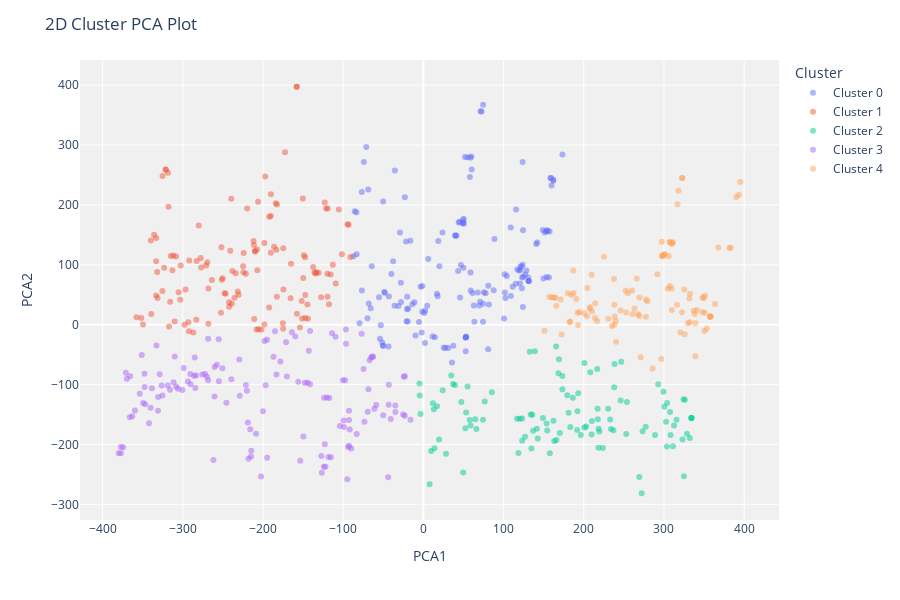

Notebook cell for this chart:
### Code cell
plot_model(kmeans)

### Figure 1 — Plotly figure (JSON) as saved in the notebook; plotly's stock layout.template omitted (floating-point values rounded to 4 significant figures; data arrays with more than 128 entries replaced by an {"elided": "..."} marker saying what was removed)
{"data": [{"customdata": {"elided": "157x1 float values"}, "hovertemplate": "Cluster=Cluster 0<br>PCA1=%{x}<br>PCA2=%{y}<br>Feature=%{customdata[0]}<extra></extra>", "legendgroup": "Cluster 0", "marker": {"color": "#636efa", "opacity": 0.5, "symbol": "circle"}, "mode": "markers", "name": "Cluster 0", "orientation": "v", "showlegend": true, "textposition": "top center", "type": "scatter", "x": {"elided": "157 float values"}, "xaxis": "x", "y": {"elided": "157 float values"}, "yaxis": "y"}, {"customdata": {"elided": "130x1 float values"}, "hovertemplate": "Cluster=Cluster 1<br>PCA1=%{x}<br>PCA2=%{y}<br>Feature=%{customdata[0]}<extra></extra>", "legendgroup": "Cluster 1", "marker": {"color": "#EF553B", "opacity": 0.5, "symbol": "circle"}, "mode": "markers", "name": "Cluster 1", "orientation": "v", "showlegend": true, "textposition": "top center", "type": "scatter", "x": {"elided": "130 float values"}, "xaxis": "x", "y": {"elided": "130 float values"}, "yaxis": "y"}, {"customdata": [[NaN], [532.0], [531.0], [432.0], [17.0], [424.0], [535.0], [422.0], [540.0], [319.0], [431.0], [534.0], [NaN], [336.0], [NaN], [362.0], [NaN], [NaN], [NaN], [368.0], [409.0], [34.0], [NaN], [NaN], [555.0], [348.0], [NaN], [346.0], [44.0], [21.0], [343.0], [342.0], [552.0], [340.0], [415.0], [550.0], [NaN], [NaN], [NaN], [333.0], [19.0], [NaN], [546.0], [58.0], [63.0], [306.0], [287.0], [565.0], [NaN], [255.0], [156.0], [248.0], [248.0], [497.0], [460.0], [242.0], [241.0], [163.0], [NaN], [396.0], [232.0], [16.0], [573.0], [184.0], [NaN], [NaN], [391.0], [386.0], [196.0], [215.0], [NaN], [199.0], [NaN], [478.0], [202.0], [208.0], [173.0], [NaN], [NaN], [454.0], [91.0], [NaN], [NaN], [14.0], [298.0], [NaN], [443.0], [109.0], [110.0], [518.0], [365.0], [286.0], [516.0], [117.0], [258.0], [120.0], [123.0], [142.0], [399.0], [NaN], [264.0], [NaN], [122.0], [135.0], [448.0], [129.0], [274.0], [128.0], [133.0], [366.0]], "hovertemplate": "Cluster=Cluster 2<br>PCA1=%{x}<br>PCA2=%{y}<br>Feature=%{customdata[0]}<extra></extra>", "legendgroup": "Cluster 2", "marker": {"color": "#00cc96", "opacity": 0.5, "symbol": "circle"}, "mode": "markers", "name": "Cluster 2", "orientation": "v", "showlegend": true, "textposition": "top center", "type": "scatter", "x": [36.99, 223.8, 7.805, 208.0, 132.6, 13.81, 17.0, 28.14, 19.54, 123.1, 123.1, 219.4, 141.6, 245.9, 179.4, 34.74, 181.1, 326.1, 58.87, 216.7, 300.5, 217.1, 142.6, 39.31, 218.4, 66.09, 246.7, 134.7, 253.0, 324.3, 162.1, 334.3, 200.8, 135.8, 183.1, 116.8, 173.3, 165.5, 315.6, 288.8, 232.9, 238.4, 168.3, 85.41, 186.4, 165.9, 126.8, 200.7, 136.8, 324.9, 299.4, 149.1, 253.8, 173.2, 169.1, 196.3, 49.62, 53.32, 120.1, 332.1, 334.2, 209.8, 13.0, 272.2, 47.3, 237.0, 76.44, 163.2, 269.2, 277.2, 218.3, 217.5, 311.2, 118.5, 323.2, 292.7, 9.705, 302.6, 312.5, 307.6, 334.2, 273.3, 64.55, 233.9, 11.86, 303.6, 193.0, 308.1, 170.1, 153.6, -4.925, 133.8, 237.9, 57.71, 303.9, 191.8, 55.09, 24.1, 154.5, 52.34, 74.35, 203.0, 328.6, 210.2, -4.622, -3.598, 230.4, 139.0, 157.7, 192.2], "xaxis": "x", "y": [-98.97, -206.1, -266.6, -79.44, -45.09, -206.3, -136.2, -215.3, -191.9, -156.6, -193.6, -178.2, -173.7, -126.7, -117.9, -84.78, -146.9, -125.4, -168.3, -74.02, -136.9, -140.3, -190.0, -100.8, -173.6, -174.4, -61.98, -206.8, -182.7, -124.6, -160.4, -155.9, -64.08, -150.4, -170.8, -157.0, -107.8, -36.52, -158.5, -184.3, -158.4, -65.6, -80.91, -112.8, -122.1, -192.6, -187.0, -171.7, -177.0, -253.0, -111.8, -155.8, -129.2, -85.72, -57.7, -184.4, -246.8, -146.6, -156.9, -189.3, -155.9, -183.5, -141.0, -281.5, -129.1, -176.2, -128.3, -194.4, -254.6, -170.6, -205.4, -158.0, -202.9, -214.2, -191.9, -99.53, -210.9, -161.9, -168.4, -145.8, -155.8, -177.9, -157.9, -174.0, -131.2, -203.3, -114.4, -184.3, -180.8, -165.0, -98.26, -150.1, -104.4, -159.2, -130.6, -176.0, -103.2, -109.7, -176.8, -172.8, -158.6, -170.1, -182.3, -160.9, -118.4, -149.1, -140.5, -44.39, -214.5, -144.5], "yaxis": "y"}, {"customdata": {"elided": "136x1 float values"}, "hovertemplate": "Cluster=Cluster 3<br>PCA1=%{x}<br>PCA2=%{y}<br>Feature=%{customdata[0]}<extra></extra>", "legendgroup": "Cluster 3", "marker": {"color": "#ab63fa", "opacity": 0.5, "symbol": "circle"}, "mode": "markers", "name": "Cluster 3", "orientation": "v", "showlegend": true, "textposition": "top center", "type": "scatter", "x": {"elided": "136 float values"}, "xaxis": "x", "y": {"elided": "136 float values"}, "yaxis": "y"}, {"customdata": [[48.0], [37.0], [NaN], [22.0], [115.0], [NaN], [514.0], [2.0], [NaN], [119.0], [125.0], [115.0], [3.0], [522.0], [55.0], [72.0], [NaN], [66.0], [562.0], [77.0], [31.0], [NaN], [544.0], [551.0], [18.0], [84.0], [15.0], [568.0], [88.0], [7.0], [90.0], [60.0], [57.0], [33.0], [NaN], [NaN], [200.0], [141.0], [453.0], [265.0], [273.0], [NaN], [577.0], [297.0], [NaN], [438.0], [302.0], [433.0], [308.0], [429.0], [428.0], [NaN], [319.0], [423.0], [NaN], [385.0], [394.0], [383.0], [398.0], [401.0], [363.0], [257.0], [NaN], [355.0], [NaN], [353.0], [413.0], [352.0], [341.0], [356.0], [254.0], [244.0], [NaN], [188.0], [484.0], [185.0], [NaN], [487.0], [177.0], [NaN], [169.0], [NaN], [159.0], [498.0], [500.0], [504.0], [NaN], [492.0], [127.0], [191.0], [201.0], [461.0], [233.0], [228.0], [225.0], [NaN], [219.0], [388.0], [NaN], [213.0], [212.0], [212.0], [211.0], [NaN], [479.0], [214.0], [NaN]], "hovertemplate": "Cluster=Cluster 4<br>PCA1=%{x}<br>PCA2=%{y}<br>Feature=%{customdata[0]}<extra></extra>", "legendgroup": "Cluster 4", "marker": {"color": "#FFA15A", "opacity": 0.5, "symbol": "circle"}, "mode": "markers", "name": "Cluster 4", "orientation": "v", "showlegend": true, "textposition": "top center", "type": "scatter", "x": [162.6, 350.9, 339.1, 322.5, 204.4, 318.1, 390.0, 332.4, 279.3, 263.3, 269.4, 252.8, 238.6, 332.2, 353.1, 383.2, 348.0, 349.7, 296.6, 381.4, 245.9, 157.2, 331.7, 298.2, 347.9, 307.5, 203.9, 357.9, 238.0, 357.6, 187.3, 316.9, 298.9, 172.3, 239.9, 304.7, 301.3, 320.2, 210.2, 277.6, 338.3, 151.0, 351.2, 171.1, 285.7, 214.0, 393.5, 341.0, 184.5, 325.3, 322.6, 260.2, 238.0, 252.3, 216.7, 182.3, 160.6, 325.9, 180.0, 300.2, 182.9, 307.2, 357.4, 269.2, 209.7, 329.9, 240.3, 192.8, 266.0, 309.8, 207.4, 277.6, 186.8, 395.2, 214.1, 306.0, 358.1, 336.9, 237.7, 339.1, 190.7, 230.6, 270.9, 255.2, 297.2, 307.3, 311.2, 165.9, 350.3, 291.7, 194.7, 316.3, 207.9, 260.6, 309.5, 297.3, 200.7, 164.5, 363.7, 192.3, 367.7, 309.6, 235.0, 267.7, 322.8, 225.1, 310.0], "xaxis": "x", "y": [45.27, 19.89, 2.563, 20.76, 61.37, 223.8, 213.2, 51.82, 39.0, 26.91, 45.22, 20.44, 13.74, 4.085, -6.405, 128.3, 45.32, 43.99, -57.16, 128.0, 23.66, 46.43, 43.63, 115.5, 21.24, 138.2, 14.22, 13.57, -0.2184, 13.43, 52.85, 201.3, 114.8, -16.38, 6.06, 60.42, 117.7, -12.86, 22.06, 41.93, 17.89, -10.0, 48.92, 42.15, -73.22, 11.05, 217.2, 24.44, 49.78, 58.72, 245.1, 57.05, 33.23, 56.49, 6.11, 3.888, 45.53, -15.82, 52.53, 117.2, 5.361, 137.7, 13.29, 14.47, 83.36, 2.585, -28.5, -0.6624, 77.26, 24.66, 26.84, 13.34, 90.59, 238.3, 35.81, 114.6, 13.71, 23.21, 76.13, -52.61, 42.84, 9.823, -54.57, 52.85, 114.7, 64.53, 137.7, 31.66, -10.52, 84.24, 20.83, 33.5, 29.35, 17.77, 60.22, 138.6, 18.9, 45.0, 34.53, 19.86, 129.0, 135.2, -2.038, 17.3, 244.9, 113.7, 136.0], "yaxis": "y"}], "layout": {"height": 600, "legend": {"title": {"text": "Cluster"}, "tracegroupgap": 0}, "margin": {"t": 60}, "plot_bgcolor": "rgb(240,240,240)", "title": {"text": "2D Cluster PCA Plot"}, "xaxis": {"anchor": "y", "domain": [0, 1], "title": {"text": "PCA1"}}, "yaxis": {"anchor": "x", "domain": [0, 1], "title": {"text": "PCA2"}}}}
